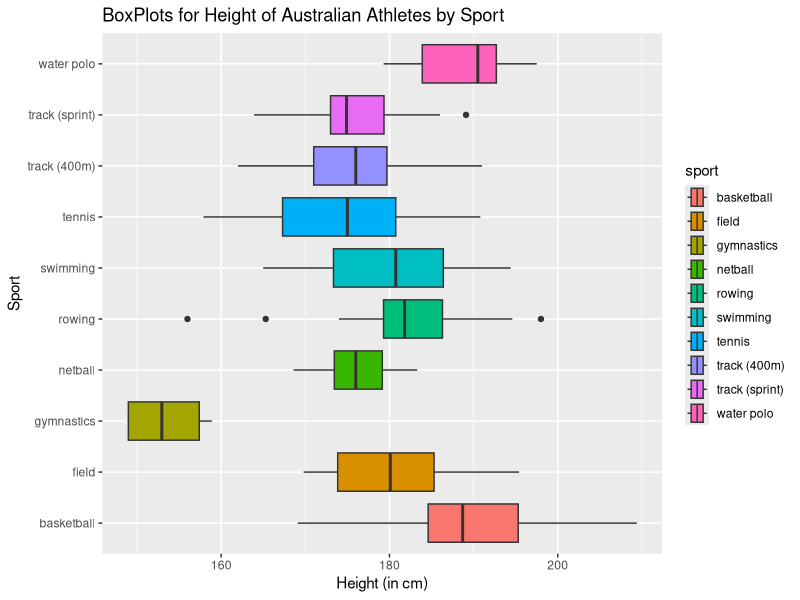
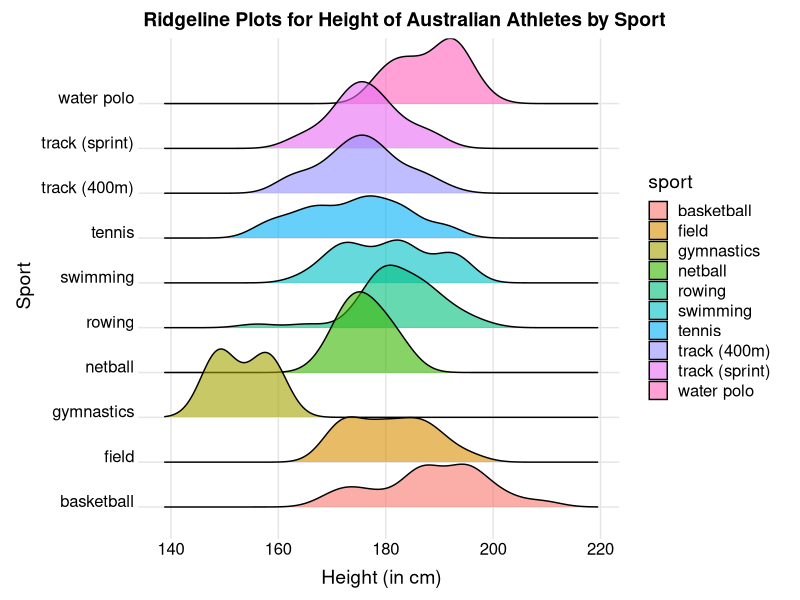
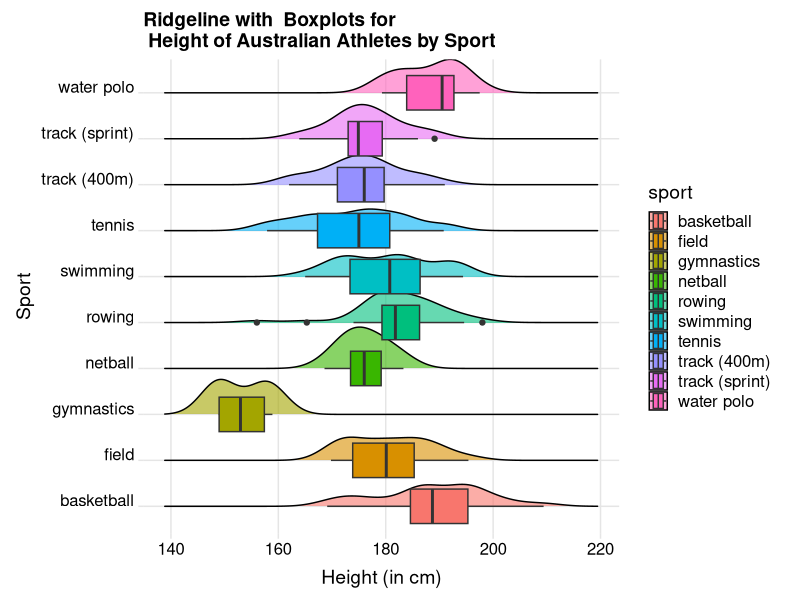
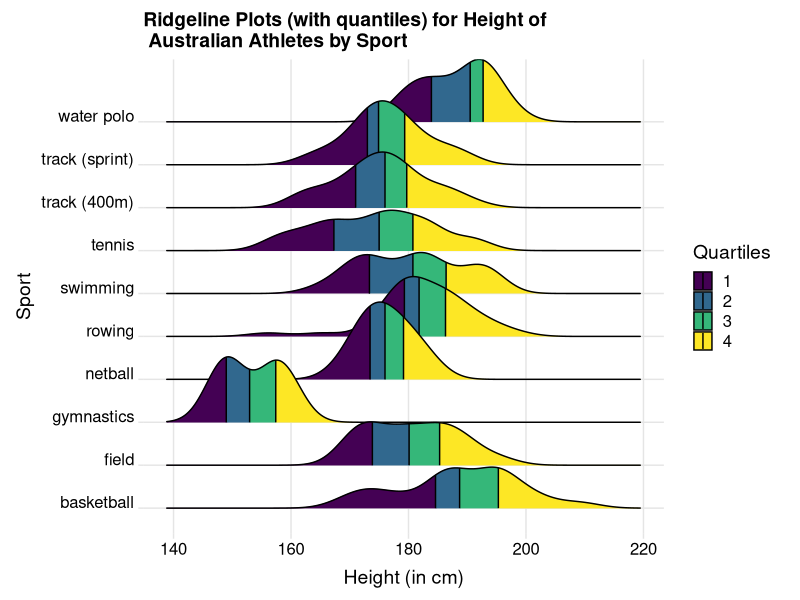
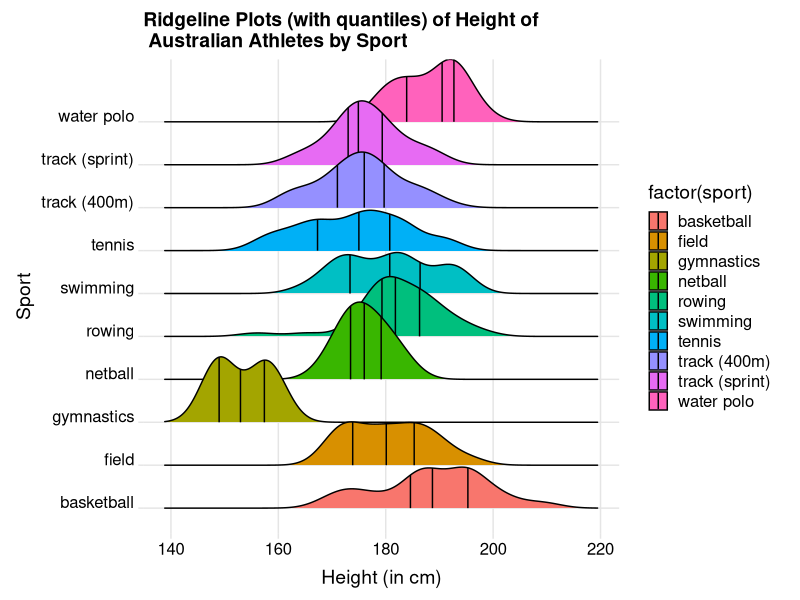

Reproduce these figures in R, in order.
## ---- chunk 1
library(ggplot2)
library(data.table)
library(ggridges)
## ---- chunk 2
head(Aus_athletes)
## ---- chunk 3
ggplot(data = Aus_athletes) +
  geom_boxplot(aes(x = height, y = factor(sport), fill = sport))  +
  labs(x = "Height (in cm)",
       y = "Sport",
       title = "BoxPlots for Height of Australian Athletes by Sport", )
## ---- chunk 4
ggplot(data = Aus_athletes) +
  geom_density_ridges(aes(x = height, y = factor(sport), fill = sport),
                      alpha = 0.6) +
  labs(title = "Ridgeline Plots for Height of Australian Athletes by Sport",
       x = "Height (in cm)",
       y = "Sport")  +
  theme_ridges(center_axis_labels = TRUE)
## ---- chunk 5
ggplot(data = Aus_athletes) +
  geom_density_ridges(
    aes(x=height,y=factor(sport),fill=sport),
    alpha=0.6,
    scale = 0.9
  ) +
  geom_boxplot(aes(x=height,y=factor(sport),fill = sport))  +
  labs(
    title = "Ridgeline with  Boxplots for \n Height of Australian Athletes by Sport",
    x = "Height (in cm)",
    y = "Sport"
  ) +
  theme_ridges(center_axis_labels = TRUE)
## ---- chunk 6
ggplot(data = Aus_athletes, aes(
  x = height,
  y = factor(sport),
  fill = factor(stat(quantile)),
)) +
  stat_density_ridges(quantile_lines = TRUE,
                      geom = "density_ridges_gradient") +
  scale_fill_viridis_d(name = "Quartiles") +
  labs(title = "Ridgeline Plots (with quantiles) for Height of \n Australian Athletes by Sport",
       x = "Height (in cm)",
       y = "Sport")+
    theme_ridges(center_axis_labels = TRUE)
## ---- chunk 7
df <- copy(Aus_athletes)
df <- setDT(df)
df[, as.list(summary(height)), by = sport]
## ---- chunk 8
ggplot(data = Aus_athletes) +
  stat_density_ridges(
    aes(
      x = height,
      y = factor(sport),
      fill = factor(sport)
    ),
    quantile_lines = TRUE
    ) +
    labs(title = "Ridgeline Plots (with quantiles) of Height of \n Australian Athletes by Sport",
           x = "Height (in cm)",
           y = "Sport"
      ) +
    theme_ridges(center_axis_labels = TRUE)
